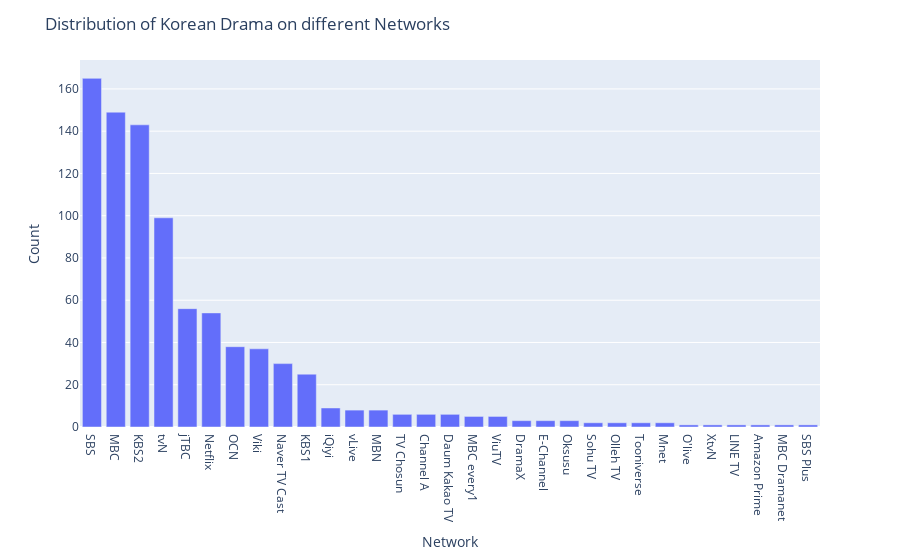

The cell this chart's notebook holds for it:
### Code cell
fig = px.bar(data_frame = network_df,
             x = network_df.index,
             y = 'Count')

fig.update_layout(title = "Distribution of Korean Drama on different Networks",
                  xaxis_title = 'Network')

fig.show()

### Figure 1 — Plotly figure (JSON) as saved in the notebook; plotly's stock layout.template omitted (floating-point values rounded to 4 significant figures)
{"data": [{"alignmentgroup": "True", "hovertemplate": "index=%{x}<br>Count=%{y}<extra></extra>", "legendgroup": "", "marker": {"color": "#636efa", "pattern": {"shape": ""}}, "name": "", "offsetgroup": "", "orientation": "v", "showlegend": false, "textposition": "auto", "type": "bar", "x": ["SBS", "MBC", "KBS2", "tvN", "jTBC", "Netflix", "OCN", "Viki", "Naver TV Cast", "KBS1", "iQiyi", "vLive", "MBN", "TV Chosun", "Channel A", "Daum Kakao TV", "MBC every1", "ViuTV", "DramaX", "E-Channel", "Oksusu", "Sohu TV", "Olleh TV", "Tooniverse", "Mnet", "O'live", "XtvN", "LINE TV", "Amazon Prime", "MBC Dramanet", "SBS Plus"], "xaxis": "x", "y": [165, 149, 143, 99, 56, 54, 38, 37, 30, 25, 9, 8, 8, 6, 6, 6, 5, 5, 3, 3, 3, 2, 2, 2, 2, 1, 1, 1, 1, 1, 1], "yaxis": "y"}], "layout": {"barmode": "relative", "legend": {"tracegroupgap": 0}, "margin": {"t": 60}, "title": {"text": "Distribution of Korean Drama on different Networks"}, "xaxis": {"anchor": "y", "domain": [0, 1], "title": {"text": "Network"}}, "yaxis": {"anchor": "x", "domain": [0, 1], "title": {"text": "Count"}}}}
